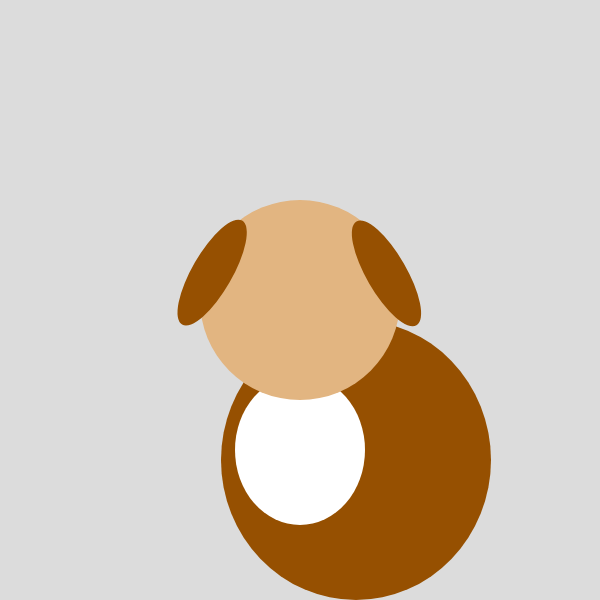
Frame 1 (no input)
Frame 60 (no input): identical to frame 1, image omitted
Frame 120 (the mouse pressed at the canvas centre since frame 60): identical to frame 1, image omitted

The p5.js sketch that drew this single still picture (run headless with seeded random() and noise() and a simulated clock; from frame 60 on, the mouse is pressed at the canvas centre):

// p5.js sketch
// ── sketch.js


var input; 
var img; 


function setup() { 
  createCanvas(600, 600);
  input.position(200, 10);
  angleMode (DEGREES);

} 

function draw() {
  background(220);
  noStroke ();
  dogbody ();
    doghead();
  dogfeatues();
  dogpaws();

}

function dogbody () {
  //body
  fill (150, 80, 1);
  ellipse (300, 450, 230, 250); 
  fill (255);
  ellipse (300, 450, 130, 150); 
  
}
  
function doghead () {
    //head
  rotate(0);
  fill (226, 181, 129);
  ellipse (300, 300, 200, 200);
}

function dogfeatues () {
  //earL
  push();
  rotate(30);
  fill (150, 80, 1);
  ellipse (310, 130, 40, 120);
  pop();
  
//earR
  push();
  rotate(-30);
  fill (150, 80, 1);
  ellipse (210, 430, 40, 120);
  pop();
  
}


var input; 
var img; 


function setup() { 
  createCanvas(600, 600);
  angleMode (DEGREES);

} 

function draw() {
  background(220);
  noStroke ();
  dogbody ();
    doghead();
    if (img) { image(img, 210, 210, 180, 180); } 
  dogfeatues();
} 


function dogbody () {
  //body
  fill (150, 80, 1);
  ellipse (356, 460, 270, 280); 
  fill (255);
  ellipse (300, 450, 130, 150); 
  
}
  
function doghead () {
    //head
  rotate(0);
  fill (226, 181, 129);
  ellipse (300, 300, 200, 200);
}

function dogfeatues () {
  //earL
  push();
  rotate(30);
  fill (150, 80, 1);
  ellipse (320, 130, 40, 120);
  pop();

//earR
  push();
  rotate(-30);
  fill (150, 80, 1);
  ellipse (198, 430, 40, 120);
  pop();
}
function dogpaws () {
  //pawL
  push();
  rotate(50)
  fill (10, 0, 1);
  ellipse (50, 200, 20, 100)
    
  

}
